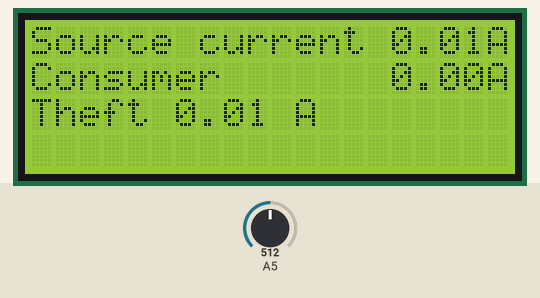
Simulated run of this sketch. Board: Arduino Uno, built with avr-gcc and run on an emulated ATmega328P. On the bench: 20×4 character LCD. The inputs (shaded band) are chosen by the test bench; at power-on: A5 = 512. No radio packets arrive unless stated; what the sketch prints to the serial monitor is not drawn.

Above: at 1.2 s.
1.3 s: A5 set to 1009
At 1.9 s:
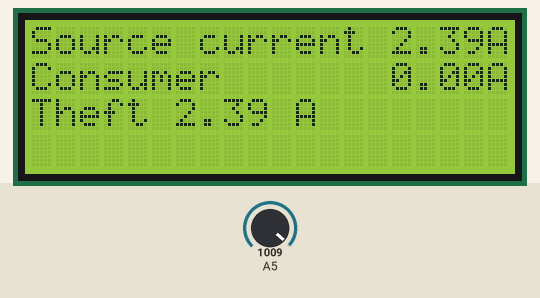
2.8 s: A5 set to 1022
At 4.2 s:
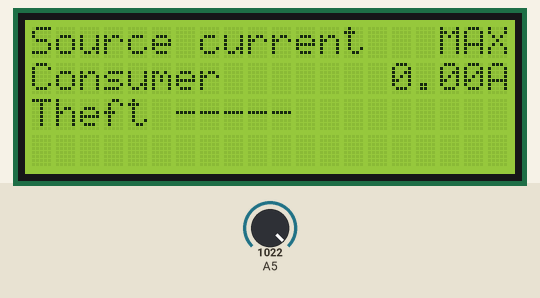
Timing chart, 0 to 5.8 s (numbered marks = the images above; inputs shaded):
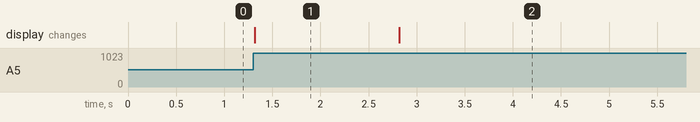

Measured:
- the behaviour switches between 1021 and 1022 on A5 (found by bisection; images 1 and 2)
- after the input at 1.3 s, the display: changes at once (image 1)
- after the input at 2.8 s, the display: changes at once (image 2)

The sketch:

Cpoy.ino
```cpp
//for LCD display
#include <LiquidCrystal.h>
#include <Wire.h>
//for RX module
#include "RH_ASK.h"
#include <SPI.h>

//lcd pin configuration
const int rs = 2, en = 3, d4 = 4, d5 = 5, d6 = 6, d7 = 7;
LiquidCrystal lcd (rs, en, d4, d5, d6, d7);

//tx module declaration
RH_ASK driver;

//for error response protection
float previous_source_current=0;
float source_current = 0;

void setup() {
lcd.begin (20, 4);
lcd.clear();
lcd.setCursor(0,0);
lcd.print("Source current ");
lcd.setCursor(0,1);
lcd.print("Consumer ");
lcd.setCursor(0,2);
lcd.print("Theft");

//rx modules init
driver.init();

Serial.begin(9600);
}

void loop() {
uint8_t buf[12];
uint8_t buflen = sizeof(buf);
if (driver.recv(buf, &buflen)){
//whole further algorithm is done only if the data came to the receiver
float source_current=0;
unsigned long tm=millis(); // tm will stored system time on beginning of while (millis()-tm<50) cycle
}
unsigned long tm=millis(); // tm will stored system time on beginning of while (millis()-tm<50) cycle
while (millis()-tm<50) {//during 50 ms we read the ADC data, convert it to source current (sc) value (ms ac value) and looking t]
  float sc = (float(analogRead (A5)*5)/1024.0-2.4911)/(0.098*7.346)/sqrt(2);
if(sc>source_current) {
   source_current=sc;
if( (source_current-previous_source_current> 0 ? source_current-previous_source_current : previous_source_current-source_current))
lcd.setCursor(15, 0);
if (source_current<2.45) {
// if measured value do not exceed wcs2702 current limit
lcd.print (source_current);
lcd.setCursor (19,0);
lcd.print("A");
}
else{
lcd.print("  MAX");
}
String received=(char*)buf;
float consumer_current = received.toFloat();

lcd.setCursor(15, 1);
if (consumer_current<2.45){
// if measured value do not exceed wcs2702 current limit
lcd.print (consumer_current);
lcd.setCursor (19, 1);
lcd.print("A");
}else{
  lcd.print("  MAX");
}
lcd.setCursor(6,2);
if(source_current<2.45 && consumer_current<2.45){
// if measured value do not exceed wcs2702 current limit
if(((source_current-consumer_current)>=0 ? (source_current-consumer_current):(consumer_current-source_current))< source_current*0.05)
{// finding module source_current-consumer_current and 5% is need becase ADC convert error (in other words consumer current may few)
lcd.print("none     ");
}else{
lcd.print (source_current-consumer_current);
lcd.print(" A");
Serial.print("Theft = ");
Serial.print(source_current-consumer_current);
Serial.println(" A");
}
}else{
lcd.print("-----     ");//if measured currents exceed wcs2702 current limit impossible to find power theft
}
}else{
  previous_source_current=source_current;
}
}
}
```
